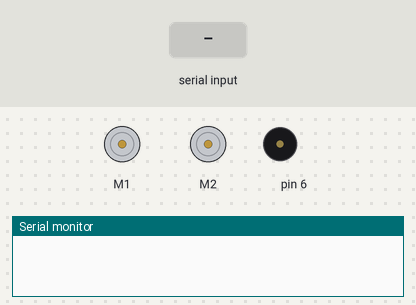
A sketch run on a simulated Arduino Leonardo, built with avr-gcc and run on an emulated ATmega32U4. On the bench: 2 × DC motor (green arrow = forward, orange = backward, longer = faster), buzzer (waves = sounding), the last lines printed to the serial monitor. Inputs (shaded band) come from the test bench.

Above: at 1.2 s.
1.3 s: "k90\n" received over Serial
2.8 s: "t90\n" received over Serial
At 3.6 s:
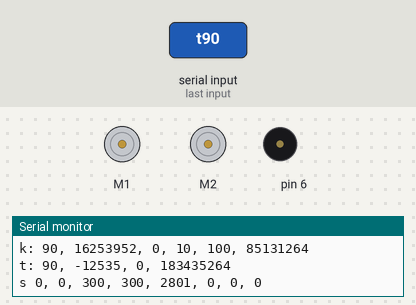
4.3 s: "t,45\n" received over Serial
At 4.9 s:
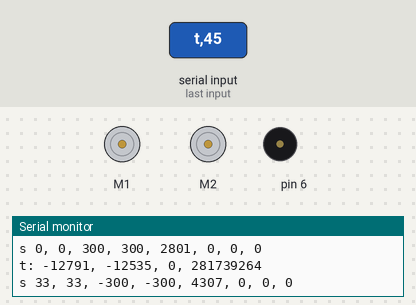
Timing chart, 0 to 7.3 s (numbered marks = the images above; inputs shaded):
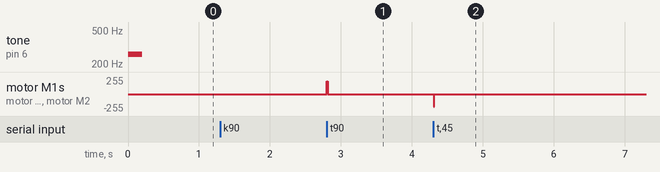

The sketch:

motion_commands.ino
```cpp
#include <Romi32U4.h>

#include "romi_pid_motor_control.h"
#include "circular_queue.h"

struct MotionCmd {
	MotionCmd() : MotionCmd(0, 0, 0) {};
	MotionCmd(const int8_t lv, const int8_t rv, const int16_t tick)
		: left_v(lv),
		  right_v(rv),
		  ticks(tick) {};
	int8_t left_v;
	int8_t right_v;
	int16_t ticks;
};

char cmd;
char line[100];
int delay_ms;
int16_t prev_counts_left;
int16_t prev_counts_right;

unsigned long prev_time_ms;

uint32_t tick_count;
uint32_t duration_in_ticks;
uint32_t tick_count_last_hb;
uint32_t halt_count_ticks;

CircularQueue<MotionCmd> queue;
RomiPidMotorControl motors_pid;

char read() {
  char ch = '\n';
  if (Serial.available()) {
    ch = Serial.read();
  }
  return ch;
}

void read_line(char* line) {
  char ch;
  int length = 0;
  while ((ch = read()) != '\n') {
    if (ch == '\r') {
      continue;
    }
    line[length++] = ch;
  }
  line[length] = '\0';
}

void setGains() {
  long int kp, ki, kd;
  read_line(line);
  sscanf(line, " %ld, %ld, %ld, %d", &kp, &ki, &kd, &delay_ms);
  //prev_time_ms = millis();
  tick_count_last_hb = 0;
  halt_count_ticks = 1000/delay_ms;
  sprintf(line, "k: %ld, %ld, %ld, %d, %u, %lu\r\n", kp, ki, kd, delay_ms, halt_count_ticks, millis());
  Serial.print(line);
  motors_pid.setGains(static_cast<float>(kp)/1000.0f, static_cast<float>(ki)/1000.0f, static_cast<float>(kd)/1000.0f);
  motors_pid.setTarget(0.0f, 0.0f);
  Romi32U4Motors::setSpeeds(0, 0);
}

void setTargets() {
  int left_v, right_v;
  read_line(line);
  sscanf(line, " %d, %d, %u", &left_v, &right_v, &duration_in_ticks);
  //prev_time_ms = millis();
  sprintf(line, "t: %d, %d, %u, %lu\r\n", left_v, right_v, duration_in_ticks, millis());
  Serial.print(line);
  MotionCmd m_cmd(left_v, right_v, duration_in_ticks);
  if(!queue.isFull()){
    queue.push(m_cmd);
  }
  //motors_pid.setTarget(static_cast<float>(left_v), static_cast<float>(right_v));
  //tick_count = 0;
  //tick_count_last_hb = 0;
}

void heartBeat() {
  tick_count_last_hb = 0;
}

int16_t velocity(const int16_t curr_count, const int16_t prev_count) {
  const uint16_t curr_sign = ((uint16_t)curr_count) & 0x8000;
  const uint16_t prev_sign = ((uint16_t)prev_count) & 0x8000;
  const int16_t diff = (curr_sign == prev_sign)?(curr_count - prev_count):(((uint16_t)curr_count) - prev_count);
  return diff;
}

void reportBattery(){
  const uint16_t v = readBatteryMillivolts();
  sprintf(line, "b: %hu\r\n", v);
  Serial.print(line);
}

void setup() {
  Romi32U4Buzzer::playNote(NOTE_C(4), 200, 15);
  Serial.begin(115200);
  while (!Serial);
  delay_ms = 10;
  prev_counts_left = 0;
  prev_counts_right = 0;
  prev_time_ms = 0;
  tick_count_last_hb = 0;
  tick_count = 0;
  duration_in_ticks = 0;
  motors_pid.setTarget(0.0f, 0.0f);
  Romi32U4Encoders::init();
}

void loop() {
  cmd = read();
  switch (cmd) {
    case 'k':
      setGains();
      break;
    case 't':
      setTargets();
      break;
    case 's':
      heartBeat();
      break;
    case 'b':
      reportBattery();
      break;
  }
  unsigned long curr_time_ms = millis();
  unsigned long diff_ms = curr_time_ms - prev_time_ms;
  if (diff_ms < delay_ms) {
    return;
  }

  prev_time_ms = curr_time_ms;
  ++tick_count;
  ++tick_count_last_hb;

  if (tick_count > duration_in_ticks) {
    if (queue.isEmpty()){
      motors_pid.setTarget(0.0f, 0.0f);
      Romi32U4Motors::setSpeeds(0, 0);
      return;
    } else{
      MotionCmd m_cmd;
      queue.front(m_cmd);
      queue.pop();
      motors_pid.setTarget(m_cmd.left_v, m_cmd.right_v);
      duration_in_ticks = m_cmd.ticks;
      tick_count = 0;
      tick_count_last_hb = 0;
    }
  }

  if(tick_count_last_hb > halt_count_ticks){
    queue.clear();
    motors_pid.setTarget(0.0f, 0.0f);
    Romi32U4Motors::setSpeeds(0, 0);
    return;
  }
  float dt = ((float)diff_ms)/1000.0f;
  int16_t counts_left = Romi32U4Encoders::getCountsLeft();
  int16_t counts_right = Romi32U4Encoders::getCountsRight();
  int16_t v_left = velocity(counts_left, prev_counts_left);
  int16_t v_right = velocity(counts_right, prev_counts_right);
  prev_counts_left = counts_left;
  prev_counts_right = counts_right;
  int16_t pwm_left, pwm_right;
  motors_pid.process(static_cast<float>(v_left), static_cast<float>(v_right), dt, pwm_left, pwm_right);
  Romi32U4Motors::setSpeeds(pwm_left, pwm_right);
  sprintf(line, "s %hd, %hd, %hd, %hd, %lu, %d, %d, %d\r\n",
    v_left, v_right, pwm_left, pwm_right, curr_time_ms,
    (int)duration_in_ticks, (int)tick_count, queue.size());
  Serial.print(line);
}
```

circular_queue.h
```cpp
#pragma once

template <typename T>
class CircularQueue {
public:
	static constexpr size_t SIZE = 4;

	CircularQueue() {
		clear();
	};

	bool isEmpty() const {
		return front_ == rear_;
	}

	bool isFull() const {
		return ((rear_ + 1) % ARRAY_SIZE) == front_;
	}

	void front(T& d) {
		d = data[front_];
	}

	void pop() {
		front_ = (front_ + 1) % ARRAY_SIZE;
	}

	void push(const T& d) {
		data[rear_] = d;
		rear_ = (rear_ + 1) % ARRAY_SIZE;
	}

	void clear() {
		front_ = rear_ = 0;
	}

  int size() const {
    return (rear_ - front_ + ARRAY_SIZE) % ARRAY_SIZE;
  }

private:
	int rear_;
	int front_;
	static constexpr size_t ARRAY_SIZE = (SIZE + 1);
	T data[ARRAY_SIZE];
};
```

pid_control.h
```cpp
#pragma once

class PidControl {
public:
  PidControl();

  int16_t process(const float v, const float dt);

  void setTarget(const float target);
  void setGains(const float kp, const float ki, const float kd);

  void clear();

  float currentTarget() const { return target; }
  float currentError() const { return error; }
  float integralError() const { return error_sum; }
  float getKp() const {return Kp;}
  float getKi() const {return Ki;}
  float getKd() const {return Kd;}

private:
  int16_t getSpeed(const float error, const float der_error, const float dt, float& sum_error);

  float Kp;
  float Ki;
  float Kd;

  float error;
  float target;
  float error_sum;
  float prev_error;
};
```

pid_control.ino
```cpp
#include "pid_control.h"

PidControl::PidControl()
  : target(0.0f) {
  setGains(0.0f, 0.0f, 0.0f);
}

int16_t PidControl::process(const float v, const float dt) {
  if (target == 0.0f) {
    return 0;
  }
  error = target - v;
  error_sum += (error*dt);
  float der_error = (error - prev_error)/dt;
  prev_error = error;
  return getSpeed(error, der_error, dt, error_sum);
}

void PidControl::clear() {
  error = 0.0f,
  error_sum = 0.0f;
  prev_error = 0.0f;
}

void PidControl::setTarget(const float t) {
  target = t;
}

void PidControl::setGains(const float kp, const float ki, const float kd) {
  Kp = kp;
  Ki = ki;
  Kd = kd;
  clear();
}

int16_t PidControl::getSpeed(const float error, const float der_error, const float dt, float& sum_error) {
  int16_t s = static_cast<int16_t>(Kp*error + Ki*sum_error + Kd*der_error);
  if (s < -300) {
    s = -300;
    sum_error -= (error*dt);
  } else if (s > 300) {
    s = 300;
    sum_error -= (error*dt);
  }
  return s;
}
```

romi_pid_motor_control.h
```cpp
#pragma once

#include "pid_control.h"

class RomiPidMotorControl {
public:
  RomiPidMotorControl();

  void process(const float v_left, const float v_right, const float dt, int16_t& pwm_left, int16_t& pwm_right);

  float leftTarget() const;
  float rightTarget() const;

  void setTarget(const float v_left, const float v_right);
  void setGains(const float kp, const float ki, const float kd);
  float getKp() const {return motor_left.getKp();}
  float getKi() const {return motor_left.getKi();}
  float getKd() const {return motor_left.getKd();}

private:

  PidControl motor_left;
  PidControl motor_right;
};
```

romi_pid_motor_control.ino
```cpp
#include <Romi32U4.h>
#include "romi_pid_motor_control.h"

RomiPidMotorControl::RomiPidMotorControl()
  : motor_left(),
    motor_right() {}

void RomiPidMotorControl::process(const float v_left, const float v_right, const float dt, int16_t& pwm_left, int16_t& pwm_right) {
  pwm_left = motor_left.process(v_left, dt);
  pwm_right = motor_right.process(v_right, dt);
}

void RomiPidMotorControl::setTarget(const float v_left, const float v_right) {
  motor_left.setTarget(v_left);
  motor_right.setTarget(v_right);
}

void RomiPidMotorControl::setGains(const float kp, const float ki, const float kd) {
  motor_left.setGains(kp, ki, kd);
  motor_right.setGains(kp, ki, kd);
}

float RomiPidMotorControl::leftTarget() const {
  return motor_left.currentTarget();
}

float RomiPidMotorControl::rightTarget() const {
  return motor_right.currentTarget();
}
```

Measured:
- after the input at 2.8 s, motor M1, motor M2: stopped → forward 191/255 at once, → stopped 0.01 s later
- after the input at 4.3 s, motor M1, motor M2: stopped → backward 191/255 at once, → stopped 0.01 s later
